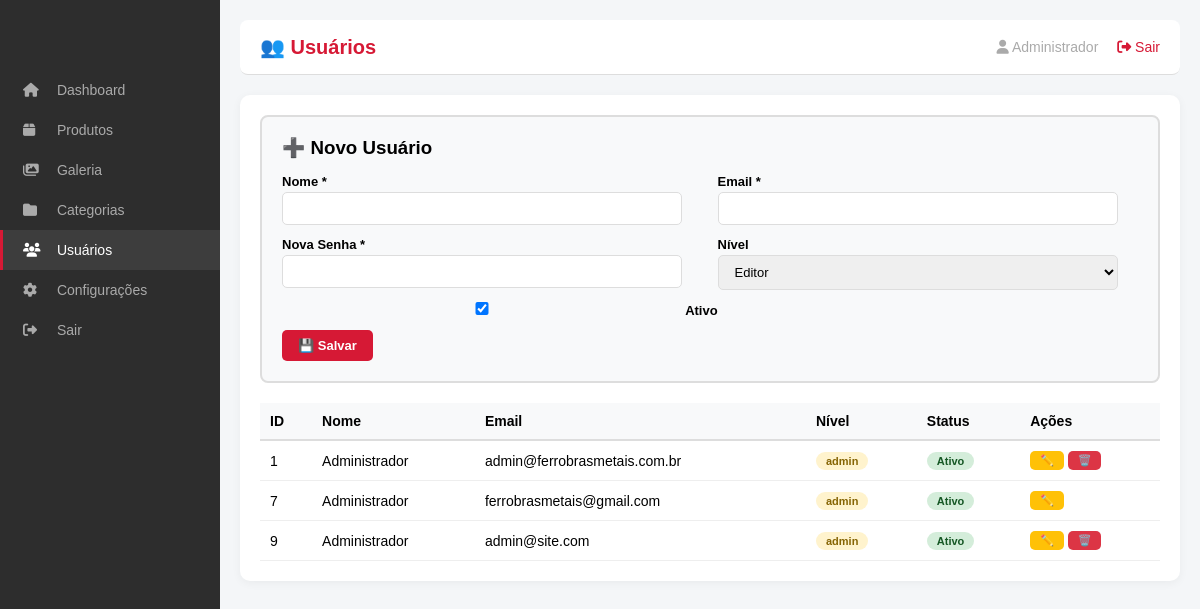
The page /painel_industrial/admin.php?modulo=usuarios (signed in) on the database its author committed.
### tables this page shows
CREATE TABLE `usuarios` (
  `id` int(11) NOT NULL AUTO_INCREMENT,
  `email` varchar(100) NOT NULL,
  `senha` varchar(255) NOT NULL,
  `nivel` varchar(20) NOT NULL DEFAULT 'visualizador',
  `ativo` tinyint(1) NOT NULL DEFAULT 1,
  `bloqueado` tinyint(1) NOT NULL DEFAULT 0,
  `nome` varchar(100) DEFAULT NULL,
  `created_at` timestamp NOT NULL DEFAULT current_timestamp(),
  PRIMARY KEY (`id`),
  UNIQUE KEY `email` (`email`)
);

### config/database.php (called while the page is built, shortened)
<?php
$host = "localhost";
$dbname = "u119221664_ferrobras_site";
$user = "u119221664_ferrobras_user";
$pass = "Ferrobras@2026";
try {
    $pdo = new PDO("mysql:host=$host;dbname=$dbname;charset=utf8", $user, $pass);
    $pdo->setAttribute(PDO::ATTR_ERRMODE, PDO::ERRMODE_EXCEPTION);
} catch(PDOException $e) {
    die("❌ Erro de conexão: " . $e->getMessage());
}
function fetchAll($sql) {
    global $pdo;
    $stmt = $pdo->query($sql);
    return $stmt->fetchAll(PDO::FETCH_ASSOC);
}
?>

### painel_industrial/admin.php (the view, shortened to what this page needs)
<?php
require_once __DIR__ . '/../config/database.php';
$modulo = $_GET['modulo'] ?? 'dashboard';
$editando = null;
?>
<!DOCTYPE html>
<html>
<head>
    <link rel="stylesheet" href="https://cdnjs.cloudflare.com/ajax/libs/font-awesome/6.4.0/css/all.min.css">
</head>
<body>
    <div class="sidebar">
        <a href="admin.php?modulo=dashboard" class="<?php echo $modulo === 'dashboard' ? 'active' : ''; ?>"><i class="fas fa-home"></i> Dashboard</a>
        <a href="admin.php?modulo=produtos" class="<?php echo $modulo === 'produtos' ? 'active' : ''; ?>"><i class="fas fa-box"></i> Produtos</a>
        <a href="admin.php?modulo=galeria" class="<?php echo $modulo === 'galeria' ? 'active' : ''; ?>"><i class="fas fa-images"></i> Galeria</a>
        <a href="admin.php?modulo=categorias" class="<?php echo $modulo === 'categorias' ? 'active' : ''; ?>"><i class="fas fa-folder"></i> Categorias</a>
        <a href="admin.php?modulo=usuarios" class="<?php echo $modulo === 'usuarios' ? 'active' : ''; ?>"><i class="fas fa-users"></i> Usuários</a>
        <a href="admin.php?modulo=configuracoes" class="<?php echo $modulo === 'configuracoes' ? 'active' : ''; ?>"><i class="fas fa-cog"></i> Configurações</a>
        <a href="logout.php"><i class="fas fa-sign-out-alt"></i> Sair</a>
    </div>
    <div class="main">
        <div class="header" style="background:white;color:#333;border-bottom:1px solid #ddd;margin-bottom:20px;border-radius:8px;">
            <h1 style="color:#d61935;font-size:20px;">
                <?php
                $titulos = [
                    'dashboard' => '📊 Dashboard',
                    'produtos' => '📦 Produtos',
                    'galeria' => '🖼️ Galeria',
                    'categorias' => '📂 Categorias',
                    'usuarios' => '👥 Usuários',
                    'configuracoes' => '⚙️ Configurações'
                ];
                echo $titulos[$modulo] ?? '📊 Dashboard';
                ?>
            </h1>
            <div class="user-info">
                <i class="fas fa-user"></i> <?php echo $_SESSION['admin_nome'] ?? $_SESSION['admin_email'] ?? 'Admin'; ?>
                <a href="logout.php"><i class="fas fa-sign-out-alt"></i> Sair</a>
            </div>
        </div>
        <div class="container">
            <?php if ($modulo === 'usuarios'):
                $usuarios = fetchAll("SELECT * FROM usuarios ORDER BY id ASC");
            ?>
                <div class="form-card">
                    <h3><?php echo $editando ? '✏️ Editando' : '➕ Novo Usuário'; ?></h3>
                    <form method="POST">
                        <div class="form-row">
                            <div class="form-group"><label>Nome *</label><input type="text" name="nome" value="<?php echo $editando ? htmlspecialchars($editando['nome']) : ''; ?>" required></div>
                            <div class="form-group"><label>Email *</label><input type="email" name="email" value="<?php echo $editando ? htmlspecialchars($editando['email']) : ''; ?>" required></div>
                        </div>
                        <div class="form-row">
                            <div class="form-group"><label>Nova Senha <?php echo $editando ? '(deixe em branco para manter)' : '*'; ?></label><input type="password" name="nova_senha" <?php echo $editando ? '' : 'required'; ?>></div>
                            <div class="form-group">
                                <label>Nível</label>
                                <select name="nivel">
                                    <option value="editor" <?php echo ($editando && $editando['nivel'] === 'editor') ? 'selected' : ''; ?>>Editor</option>
                                </select>
                            </div>
                        </div>
                        <div class="form-group"><label><input type="checkbox" name="ativo" value="1" <?php echo (!$editando || $editando['ativo']) ? 'checked' : ''; ?>> Ativo</label></div>
                        <button type="submit" name="salvar_usuario" class="btn btn-primary">💾 Salvar</button>
                    </form>
                </div>
                <table>
                    <thead>
                        <tr><th>ID</th><th>Nome</th><th>Email</th><th>Nível</th><th>Status</th><th>Ações</th></tr>
                    </thead>
                    <tbody>
                        <?php if (count($usuarios) > 0): ?>
                            <?php foreach ($usuarios as $u): ?>
                                <tr>
                                    <td><?php echo $u['id']; ?></td>
                                    <td><?php echo htmlspecialchars($u['nome']); ?></td>
                                    <td><?php echo htmlspecialchars($u['email']); ?></td>
                                    <td><span class="badge <?php echo $u['nivel'] === 'admin' ? 'badge-warning' : 'badge-info'; ?>"><?php echo $u['nivel']; ?></span></td>
                                    <td><span class="badge <?php echo $u['ativo'] ? 'badge-success' : 'badge-danger'; ?>"><?php echo $u['ativo'] ? 'Ativo' : 'Inativo'; ?></span></td>
                                    <td>
                                        <a href="admin.php?modulo=usuarios&edit=<?php echo $u['id']; ?>" class="btn btn-warning" style="font-size:11px;padding:3px 10px;">✏️</a>
                                        <?php if ($u['email'] !== 'ferrobrasmetais@gmail.com'): ?>
                                            <a href="admin.php?modulo=usuarios&delete=<?php echo $u['id']; ?>" class="btn btn-danger" style="font-size:11px;padding:3px 10px;" onclick="return confirm('Excluir?')">🗑️</a>
                                        <?php endif; ?>
                                    </td>
                                </tr>
                            <?php endforeach; ?>
                        <?php else: ?>
                            <tr><td colspan="6" style="text-align:center;color:#999;">Nenhum usuário cadastrado</td></tr>
                        <?php endif; ?>
                    </tbody>
                </table>
            <?php endif; ?>
        </div>
    </div>
</body>
</html>

### painel_industrial/admin.php (style rules this page uses)
* { margin:0; padding:0; box-sizing:border-box; }
body { font-family: Arial, sans-serif; background: #f4f6f8; }
.header { background: #1a1a1a; color: white; padding: 15px 20px; display: flex; justify-content: space-between; align-items: center; flex-wrap: wrap; }
.header h1 { color: #d61935; font-size: 22px; }
.header .user-info { color: #aaa; font-size: 14px; }
.header .user-info a { color: #d61935; text-decoration: none; margin-left: 15px; }
.sidebar { background: #2d2d2d; width: 220px; position: fixed; top: 0; left: 0; height: 100%; padding-top: 70px; overflow-y: auto; }
.sidebar a { display: block; padding: 12px 20px; color: #aaa; text-decoration: none; font-size: 14px; border-left: 3px solid transparent; transition: 0.3s; }
.sidebar a:hover, .sidebar a.active { background: #3d3d3d; color: white; border-left-color: #d61935; }
.sidebar a i { width: 20px; margin-right: 10px; }
.main { margin-left: 220px; padding: 20px; }
.container { background: white; padding: 20px; border-radius: 10px; box-shadow: 0 2px 10px rgba(0,0,0,0.05); }
.btn { display: inline-block; padding: 8px 16px; border-radius: 5px; text-decoration: none; font-weight: bold; border: none; cursor: pointer; font-size: 13px; }
.btn-primary { background: #d61935; color: white; }
.btn-danger { background: #dc3545; color: white; }
.btn-warning { background: #ffc107; color: #333; }
table { width: 100%; border-collapse: collapse; font-size: 14px; }
th { background: #f8f9fa; padding: 10px; text-align: left; border-bottom: 2px solid #ddd; }
td { padding: 10px; border-bottom: 1px solid #eee; }
.badge { display: inline-block; padding: 3px 10px; border-radius: 20px; font-size: 11px; font-weight: 600; }
.badge-success { background: #d4edda; color: #155724; }
.badge-warning { background: #fff3cd; color: #856404; }
.form-group { margin-bottom: 12px; }
.form-group label { display: block; font-weight: bold; margin-bottom: 3px; font-size: 13px; }
.form-group input, .form-group textarea, .form-group select { width: 100%; max-width: 400px; padding: 8px 12px; border: 1px solid #ddd; border-radius: 5px; font-size: 13px; }
.form-row { display: grid; grid-template-columns: 1fr 1fr; gap: 15px; }
.form-card { background: #f8f9fa; padding: 20px; border-radius: 8px; margin-bottom: 20px; border: 2px solid #ddd; }
.form-card h3 { margin-bottom: 15px; }

### rows shown on the page
usuarios: id "1", nome "Administrador", email "admin@ferrobrasmetais.com.br", nivel "admin", ativo "Ativo"
usuarios: id "7", nome "Administrador", email "ferrobrasmetais@gmail.com", nivel "admin", ativo "Ativo"
usuarios: id "9", nome "Administrador", email "admin@site.com", nivel "admin", ativo "Ativo"

### other values the page prints
$titulos[$modulo] "👥 Usuários"
$_SESSION['admin_nome'] "Administrador"
